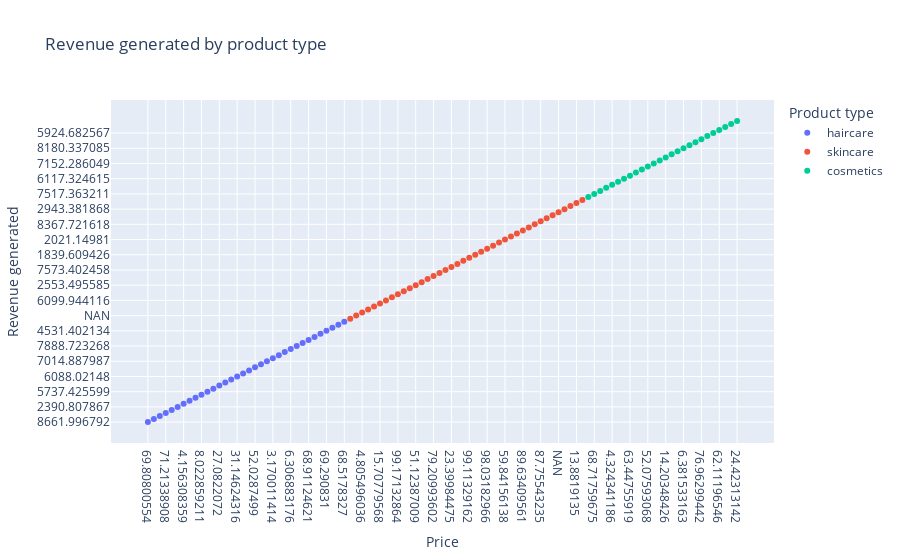

The notebook cell this image was saved under:
### Code cell
fig = px.scatter(data, x="Price", y="Revenue generated", color="Product type", title="Revenue generated by product type", \
    hover_data = ["Number of products sold"])
fig.show()
